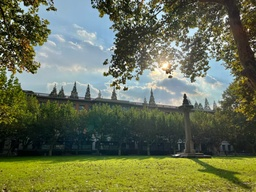
#> input picture Assignment4/code1/image1.jpg, 256 x 192 px, shrunk from 1280 x 960 before the run
$ python main.py
#> lines starting #> are read from the running program, lines starting #| are printed output that depends on the picture
#> in main, image is the input picture: shape (192, 256, 3); mean B, G, R 84, 111, 102.8
### Assignment4/code1/seam_carving.py
import numpy as np
import cv2

def calc_energy_map(image):
    b, g, r = cv2.split(image)
    b_energy = np.absolute(cv2.Scharr(b, -1, 1, 0)) + np.absolute(cv2.Scharr(b, -1, 0, 1))
    g_energy = np.absolute(cv2.Scharr(g, -1, 1, 0)) + np.absolute(cv2.Scharr(g, -1, 0, 1))
    r_energy = np.absolute(cv2.Scharr(r, -1, 1, 0)) + np.absolute(cv2.Scharr(r, -1, 0, 1))
    return b_energy + g_energy + r_energy


def seam_carving(image,scale):

#> called with scale = 0.5
    out_image=np.copy(image)
    out_width=int(image.shape[1]*scale) #取整
#> out_width = 128

    for progress in range(0,image.shape[1]-out_width):
        print(progress,'/',image.shape[1]-out_width)  #进度
        energy_map=calc_energy_map(out_image) #得到能量图

        # 初始化dp数组
        row=out_image.shape[0]
        col=out_image.shape[1]
        dp=np.zeros((row, col))
        path=np.zeros((row, col))
        dp[0]=energy_map[0]

        #dp
        for i in range(1, row):
            for j in range(0, col):
                min_energy=dp[i-1][j]
                path[i][j]=j
                if(j-1>=0):
                    if(min_energy>dp[i-1][j-1]):
                        min_energy=dp[i-1][j-1]
                        path[i][j]=j-1
                if(j+1<col):
                    if(min_energy>dp[i-1][j+1]):
                        min_energy=dp[i-1][j+1]#
                        path[i][j]=j+1
                dp[i][j]=energy_map[i][j]+min_energy

        #回溯找seam
        seam=np.zeros(row)
        min_energy=dp[row-1][0]
        min_col=0
        for j in range(1,col):
            if(min_energy>dp[row-1][j]):
                min_energy=dp[row-1][j]
                min_col=j
        seam[row-1]=min_col
        for i in range(row-1,0,-1):
            min_col=int(path[i][min_col])
            seam[i-1]=min_col

        #删除seam
        for i in range(0,row):
            del_col = int(seam[i])
            for j in range(del_col,col-1):
                out_image[i][j]=out_image[i][j+1]
        out_image=np.delete(out_image,col-1,1)
#> this loop made 128 passes
#> pass 1, in calc_energy_map, `b, g, r = cv2.split(image)`:
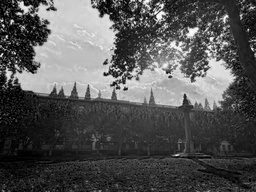
#> b: shape (192, 256); min 0, max 255, mean 84
#> pass 1, in calc_energy_map, `b, g, r = cv2.split(image)`:
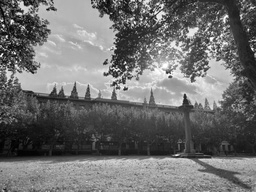
#> g: shape (192, 256); min 1, max 255, mean 111
#> pass 1, in calc_energy_map, `b, g, r = cv2.split(image)`:
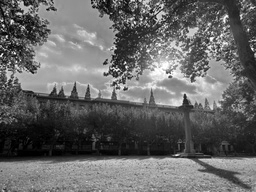
#> r: shape (192, 256); min 0, max 255, mean 102.8
#> pass 1, in calc_energy_map, `b_energy = np.absolute(cv2.Scharr(b, -1, 1, 0)) + np.absolute(cv2.Scha..`:
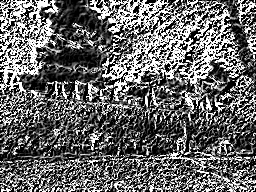
#> b_energy: shape (192, 256); min 0, max 255, mean 103.6
#> after the loop:
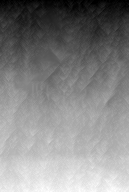
#> dp: shape (192, 129) float64; min 0, max 8263, mean 4331; drawn with min black and max white
#> after the loop:
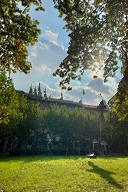
#> out_image: shape (192, 128, 3); mean B, G, R 80.8, 108.9, 100.5
#> after the loop:
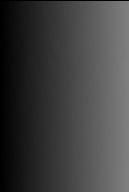
#> path: shape (192, 129) float64; min 0, max 128, mean 63.6
    return out_image

### Assignment4/code1/main.py
from seam_carving import seam_carving
import cv2
import os


def main():
    input_path = os.path.join(os.path.dirname(__file__), 'image1.jpg')
    output_path = os.path.join(os.path.dirname(__file__), 'image1_result.jpg')

    image = cv2.imread(input_path)
    output = seam_carving(image,0.5)
    cv2.imwrite(output_path, output)


if __name__ == "__main__":
    main()
